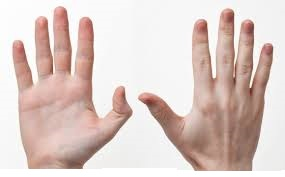
#> input picture ch3-1/hand.jpg, 285 x 177 px
$ python 3-6inrange1.py
#> lines starting #> are read from the running program, lines starting #| are printed output that depends on the picture; after the words box and inside, x2 and y2 are one past the last pixel; in counts of white or black regions, pixels touching at a corner belong together
import cv2

#1 skin color
src1 = cv2.imread('hand.jpg')
#> src1 is the input picture: shape (177, 285, 3); mean B, G, R 198.4, 203.8, 221.3
hsv1 = cv2.cvtColor(src1, cv2.COLOR_BGR2HSV)
#> hsv1: shape (177, 285, 3); mean H, S, V 14.8, 31.7, 221.6
lowerb1 = (0, 30, 0)
upperb1 = (20, 180, 255)
dst1 = cv2.inRange(hsv1, lowerb1, upperb1)
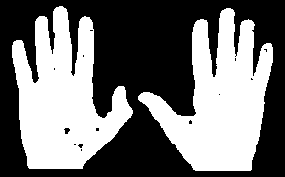
#> dst1: shape (177, 285); 45% white; 2 white regions, box (x1, y1, x2, y2) and area: (138, 8, 273, 171) 11372, (12, 6, 133, 169) 11320
cv2.imshow('hands', dst1)

#2 flower
src2 = cv2.imread('flower.jpg')
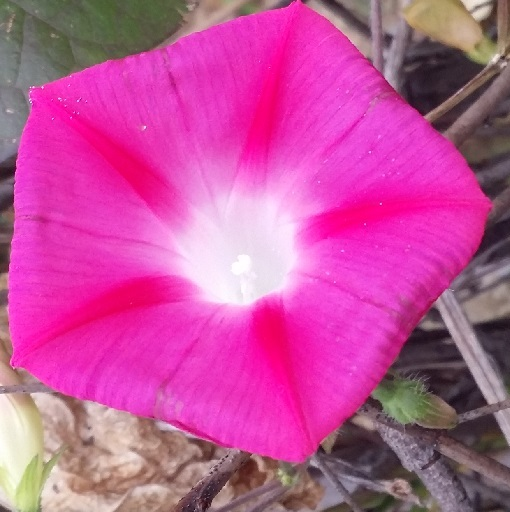
#> input picture ch3-1/flower.jpg, 510 x 512 px
#> src2 is the input picture: shape (512, 510, 3); mean B, G, R 154.9, 82, 193.8
hsv2 = cv2.cvtColor(src2,cv2.COLOR_BGR2HSV)
#> hsv2: shape (512, 510, 3); mean H, S, V 130, 136.5, 194.4
lowerb2 = (150, 100, 100)
upperb2 = (180, 255, 255)
dst2 = cv2.inRange(hsv2, lowerb2, upperb2)
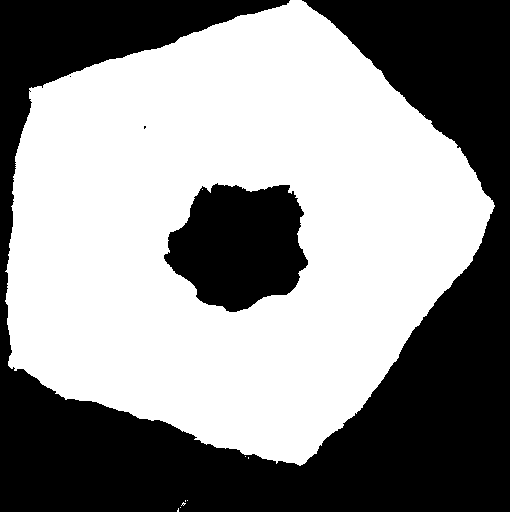
#> dst2: shape (512, 510); 55.8% white; 4 black regions (2 under 20 px), largest, box (x1, y1, x2, y2) and area: (0, 0, 510, 512) 102068, (164, 183, 308, 312) 13357
cv2.imshow('flower', dst2)

dst_skin = cv2.bitwise_and(src1, src1, mask=dst1)   # and 연산 사용
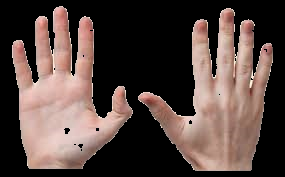
#> dst_skin: shape (177, 285, 3); mean B, G, R 63.8, 68.8, 85.7
cv2.imshow('hands - skin', dst_skin)

cv2.waitKey()
cv2.destroyAllWindows()
